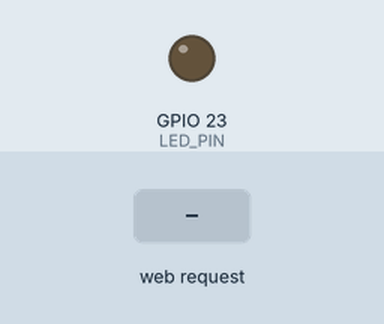
Simulated run of this sketch. Board: ESP32. Parts: output pins drawn as LEDs (lit = HIGH). The inputs (shaded band) are chosen by the test bench. What the sketch prints to the serial monitor is not drawn.

Above: at 1.2 s.
1.3 s: HTTP request GET /on received
At 1.9 s:
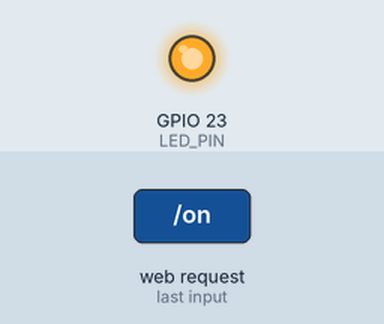
2.8 s: HTTP request GET /off received
At 4.2 s:
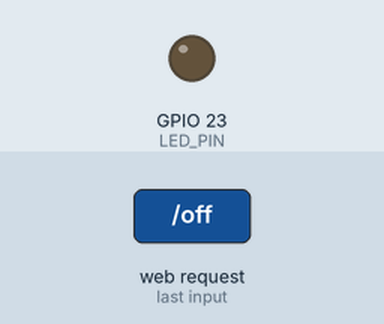
Timing chart, 0 to 5.8 s (numbered marks = the images above; inputs shaded):
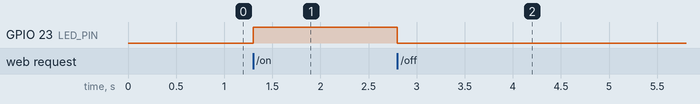

Measured:
- after the input at 1.3 s, GPIO 23 (LED_PIN): LOW → HIGH at once
- after the input at 2.8 s, GPIO 23 (LED_PIN): HIGH → LOW at once

The sketch:

wifi_access_point_control.ino
```cpp
#include <WiFi.h>
#include <WebServer.h>

const char* AP_NAME = "ESP32-Control";
const char* AP_PASSWORD = "12345678";

const int LED_PIN = 23;

WebServer server(80);

void showPage() {
  String page = "<h1>ESP32 Local Control</h1>";
  page += "<p><a href='/on'><button>ON</button></a></p>";
  page += "<p><a href='/off'><button>OFF</button></a></p>";
  server.send(200, "text/html", page);
}

void setup() {
  Serial.begin(115200);
  pinMode(LED_PIN, OUTPUT);

  WiFi.softAP(AP_NAME, AP_PASSWORD);

  Serial.print("Connect to ");
  Serial.println(AP_NAME);
  Serial.print("Open: http://");
  Serial.println(WiFi.softAPIP());

  server.on("/", showPage);

  server.on("/on", []() {
    digitalWrite(LED_PIN, HIGH);
    showPage();
  });

  server.on("/off", []() {
    digitalWrite(LED_PIN, LOW);
    showPage();
  });

  server.begin();
}

void loop() {
  server.handleClient();
}
```
